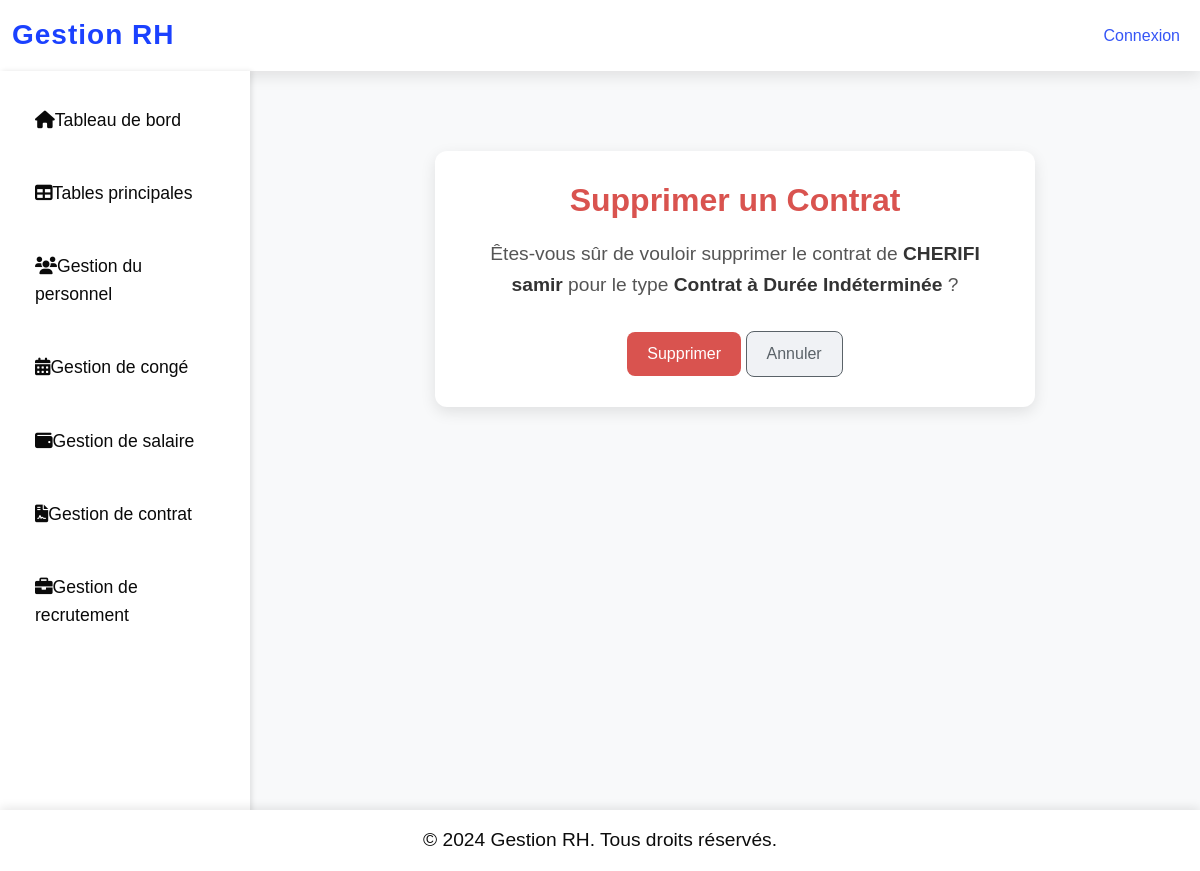
/gestion/contrats/4/supprimer/, run on the app's committed database.
### gestion/models.py (models this page shows, shortened)
class Contrat(models.Model):
    TYPE_CONTRAT_CHOICES = [
        ('cdi', 'Contrat à Durée Indéterminée'),
        ('cdd', 'Contrat à Durée Déterminée'),
        ('stage', 'Stage'),
    ]
    employe = models.ForeignKey(Employe, on_delete=models.CASCADE, related_name="contrats")
    type_contrat = models.CharField(max_length=20, choices=TYPE_CONTRAT_CHOICES)
    date_debut = models.DateField()
    date_fin = models.DateField(null=True, blank=True)
    salaire_mensuel = models.DecimalField(max_digits=10, decimal_places=2)

class Employe(models.Model):
    user = models.OneToOneField(User, on_delete=models.CASCADE, related_name="employe", null=True, blank=True)
    code = models.CharField(max_length=10, unique=True)
    nom = models.CharField(max_length=50)
    prenom = models.CharField(max_length=50)
    daten = models.DateField(verbose_name="Date de Naissance")
    date_embauche = models.DateField(verbose_name="Date d'embauche")
    adresse = models.TextField()
    email = models.EmailField(unique=True)
    telephone = models.CharField(max_length=15, null=True, blank=True)
    departement = models.CharField(max_length=100)
    poste = models.CharField(max_length=100)

### gestion/views.py (the view)
# urls.py: path('contrats/<int:pk>/supprimer/', views.supprimer_contrat, name='supprimer_contrat'),
def supprimer_contrat(request, pk):
    contrat = get_object_or_404(Contrat, pk=pk)
    if request.method == 'POST':
        contrat.delete()
        return redirect('gestion_contrats')
    return render(request, 'gestion_contrats/contrat_confirm_delete.html', {'contrat': contrat})

### gestion/templates/gestion_contrats/contrat_confirm_delete.html (shortened to what this page needs)
{% extends 'base.html' %}
{% block content %}
<body>
    <div class="container">
        <h2>Supprimer un Contrat</h2>
        <p>Êtes-vous sûr de vouloir supprimer le contrat de <strong>{{ contrat.employe.nom }} {{ contrat.employe.prenom }}</strong>
           pour le type <strong>{{ contrat.get_type_contrat_display }}</strong> ?</p>
        <form method="post">
            <button type="submit" class="btn btn-danger">Supprimer</button>
            <a href="{% url 'gestion_contrats' %}" class="btn btn-secondary">Annuler</a>
        </form>
    </div>
    {% endblock %}

### gestion/templates/base.html (style rules this page uses)
* { margin: 0; padding: 0; box-sizing: border-box; font-family: 'Poppins', sans-serif; }
body { background-color: rgb(234, 234, 234); background-size: cover; background-repeat: no-repeat; background-position: center; height: 100vh; margin: 0; padding: 0; color: #131212; font-size: 16px; line-height: 1.6; }

### gestion/templates/gestion_contrats/contrat_confirm_delete.html (style rules this page uses)
* { margin: 0; padding: 0; box-sizing: border-box; font-family: 'Poppins', sans-serif; }
body { background-color: #f8f9fa; color: #333; font-size: 16px; line-height: 1.6; }
.container { max-width: 600px; margin: 50px auto; padding: 30px; background-color: #fff; box-shadow: 0px 5px 15px rgba(0, 0, 0, 0.1); border-radius: 12px; text-align: center; }
h2 { font-size: 2rem; font-weight: 700; color: #d9534f; margin-bottom: 20px; }
p { font-size: 1.2rem; color: #555; margin-bottom: 30px; }
strong { color: #333; }
.btn { font-size: 1rem; padding: 10px 20px; border-radius: 8px; transition: background-color 0.3s ease, color 0.3s ease; }
.btn-danger { background-color: #d9534f; color: white; border: none; }
.btn-secondary { background-color: #f0f2f5; color: #5a6268; border: 1px solid #5a6268; }

### data on the page
Contrat: employe.nom "CHERIFI", employe.prenom "samir", type_contrat "Contrat à Durée Indéterminée"
